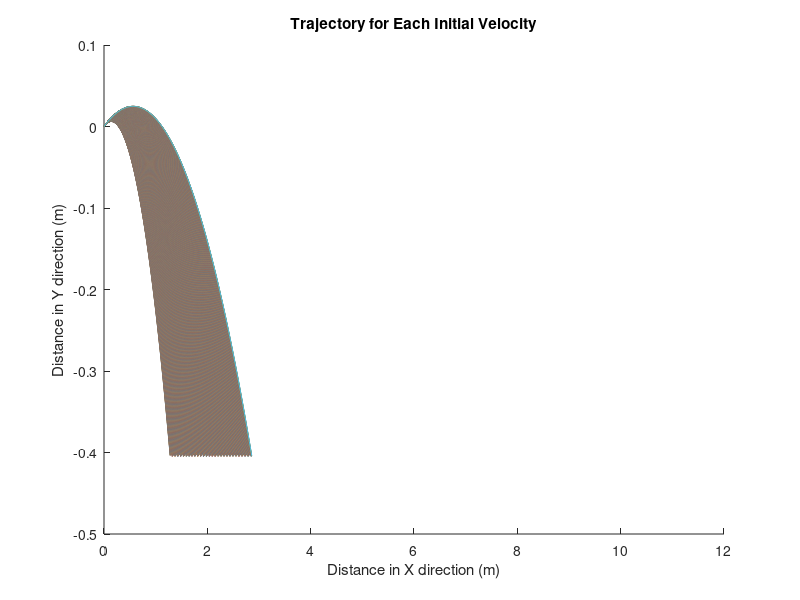
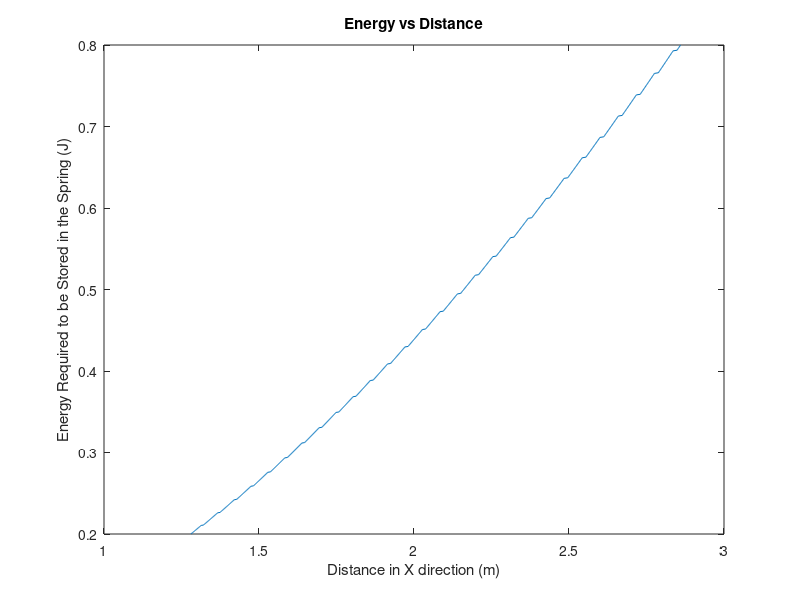

These charts were generated, in order, by the following MATLAB code:
clear
clc
close all

%Constants
g=9.81;
r=0.02;
A=pi*r^2;
Cd=0.47;
rho=1.225;
m=0.025;
h=-0.405;
Vt=sqrt((2*m*g)/(Cd*rho*A));
t=linspace(0,1.5,1000);
m_sp=0.1377;
m_fsp=(4/pi^2)*0.1377;
m_p=0.070;
M=m_p+m_fsp+m;
%Magnitude of Initial Velocity
Vmax=8;
Vmin=4;
Vv=linspace(Vmin,Vmax,1000);

%Angle

O=input('What is the angle you want for the trajectory');
O=(O*(pi/180));
%Matrixes
Vn=zeros(1000,1000);
x=linspace(0,0,1000);
y=linspace(0,0,1000);
V=linspace(0,0,1000);
y_d=linspace(0,0,1000);
X=zeros(1000,1000);
Y=zeros(1000,1000);

for n=1:1000
V_0=Vv(n)*sin(O);
U_0=Vv(n)*cos(O);
V=Vt.*((V_0-Vt*tan(g*t/Vt))./(Vt+V_0.*tan(g.*t./Vt)));
x=(Vt^2/g).*log((Vt^2+g*U_0.*t)./Vt^2);
y=(Vt^2/(2*g))*log((V_0.^2+Vt^2)./(V.^2+Vt^2));
Vn(n,:)=V;
X(n,:)=x;
Y(n,:)=y;

for i=1:1000
   if y(i)>=h
    y_d(i)=y(i);
   else 
       y_d(i)=NaN;
   end
end
hold on
plot(x,y_d)
xlabel('Distance in X direction (m)')
ylabel('Distance in Y direction (m)')
title('Trajectory for Each Initial Velocity')
end

%How to Find Vinital necessary for given value of d

F=zeros(1000);

for i=1:1000 
    for n=1:1000
if Y(i,n)>=h
    F(i,n)=X(i,n);
else
    F(i,n)=0;
end 
    end
end
%Distance between the target and the apparatus 
d=max(F'); %#ok<UDIM>

%Energy needed

C_eff=1; %Efficiency of the energy conservation

Ep=(0.5*m*(Vv.^2))/C_eff;
figure 
plot(d,Ep)
xlabel('Distance in X direction (m)')
ylabel('Energy Required to be Stored in the Spring (J)')
title('Energy vs Distance')

%The minimum k of the Spring needed
cmax=input('What is the maximum compression distance you want in metres');

k_min=(((M*((Vmax^2)+g*cmax*2*sin(O)))/(cmax^2)))/C_eff;
k_min_mm=k_min/1000;
disp('The minimum k in N/mm is')
disp(k_min_mm)
disp('The minimum k in N/m is')
disp(k_min)

%How much the Spring should be compressed for a given d
k=input('What is the k you want in N/m');

if k_min<=k 
Given_distance=input('What is the given distance');

L=linspace(0,0,1000);
for i=1:1000 
if d(i)>=Given_distance
    L(i)=d(i);
else
    L(i)=NaN;
end 
end
Lmin=min(L);
i=find(L==Lmin);

a=k;
b=-2*g*(sin(O))*(M);
f=-(M)*((Vv(i))^2);
e=sqrt((b^2)-(4*a*f));
c=(-b+e)/(2*a);
disp('The minimum compressed distance in centimetres is')
disp(c*100)

else
    disp('The Spring Constant should be higher, this value cannot provide enough energy for the maximum compression value entered')
end